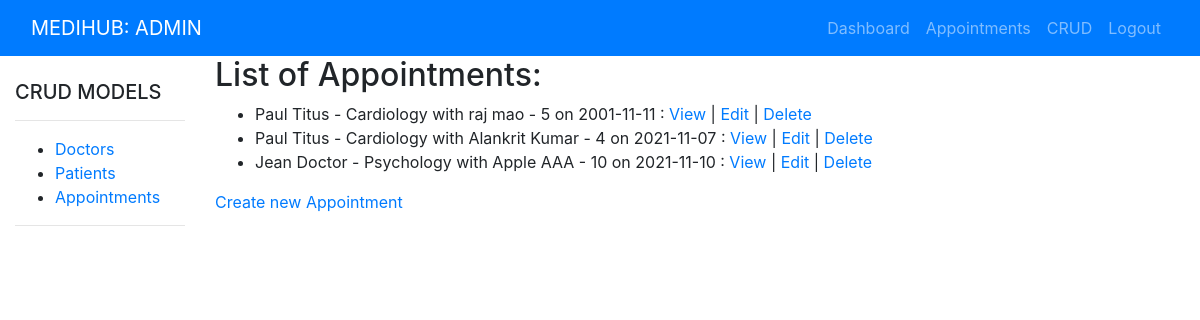
Before: /adminapp/crud/appointments/ (signed in) with the older database file.
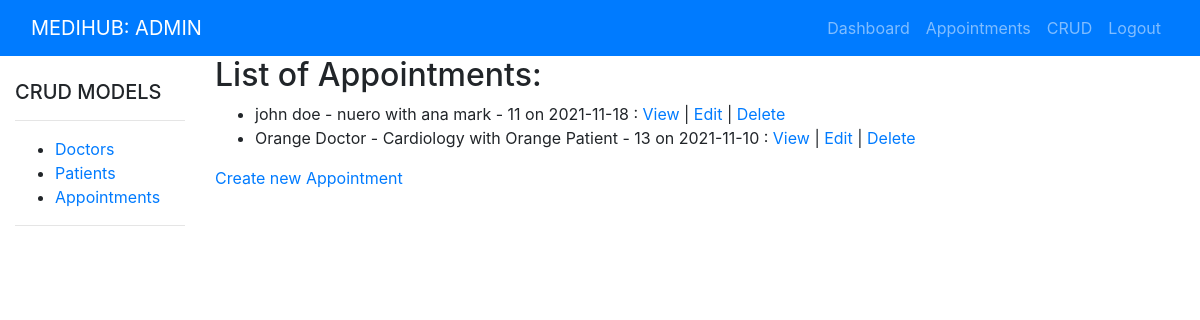
After: the same page with the newer database file.
### hospital/models.py (models this page shows)
class Appointment(models.Model):
    doctor = models.ForeignKey(Doctor, on_delete=models.CASCADE, null=True, blank=True)
    patient = models.ForeignKey(Patient, on_delete=models.CASCADE, null=True, blank=True)
    date = models.DateField(null=True, blank=True)
    time = models.TimeField(null=True, blank=True)
    details = models.TextField(max_length=1000, null=True, blank=True)
    confirmed = models.BooleanField(default=False)
    completed = models.BooleanField(default=False)
    def __str__(self):
        return f'{self.doctor} with {self.patient} on {self.date}'

class Doctor(models.Model):
    GENDER_CHOICES = [
        ('M', 'Male'),
        ('F', 'Female'),
        ('X', 'Other'),
    ]
    user = models.OneToOneField(User, on_delete=models.CASCADE, null=True, blank=True)
    first_name = models.CharField(max_length=50, null=True, blank=True)
    last_name = models.CharField(max_length=50, null=True, blank=True)
    gender = models.CharField(max_length=1, choices=GENDER_CHOICES, null=True, blank=True)
    dob = models.DateField(null=True, blank=True)
    department = models.CharField(max_length=50, null=True, blank=True)
    phone = models.CharField(max_length=10, null=True, blank=True)
    address = models.TextField(max_length=400, null=True, blank=True)
    email = models.CharField(max_length=100, null=True, blank=True)
    salary_in_rs = models.IntegerField(null=True, blank=True)
    schedule = models.TextField(max_length=1000, null=True, blank=True)
    def __str__(self):
        return f'{self.first_name} {self.last_name} - {self.department}'

class Patient(models.Model):
    GENDER_CHOICES = [
        ('M', 'Male'),
        ('F', 'Female'),
        ('X', 'Other'),
    ]
    user = models.OneToOneField(User, on_delete=models.CASCADE, null=True, blank=True)
    first_name = models.CharField(max_length=50, null=True, blank=True)
    last_name = models.CharField(max_length=50, null=True, blank=True)
    gender = models.CharField(max_length=1, choices=GENDER_CHOICES, null=True, blank=True)
    dob = models.DateField(null=True, blank=True)
    phone = models.CharField(max_length=10, null=True, blank=True)
    address = models.TextField(max_length=400, null=True, blank=True)
    email = models.CharField(max_length=100, null=True, blank=True)
    def __str__(self):
        return f'{self.first_name} {self.last_name} - {self.id}'

### adminapp/views.py (the view)
# urls.py: path('crud/appointments/', views.appointmentListView, name='appointment-list'),
@login_required(login_url='admin-login')
def appointmentListView(request):
    appointmentList = Appointment.objects.all()
    context = {
        'list_of_appointments': appointmentList,
    }
    return render(request, 'adminapp/appointment_list.html', context)

### adminapp/templates/adminapp/appointment_list.html
{% extends 'adminapp/crud_index.html' %}
{% block main %}
<h2>List of Appointments:</h2>
<ul>
    {% for appointment in list_of_appointments %}
    <li>{{appointment}} :
        <a href="{% url 'appointment-detail' appointment.id %}">View</a> |
        <a href="{% url 'edit-appointment' appointment.id %}">Edit</a> |
        <a href="{% url 'delete-appointment' appointment.id %}">Delete</a>
    </li>
    {% endfor %}
</ul>
<p><a href="{% url 'create-appointment' %}">Create new Appointment</a></p>
{% endblock %}

Changed rows visible on the page:
removed Appointment: doctor+patient+date "Paul Titus - Cardiology with raj mao - 5 on 2001-11-11"
removed Appointment: doctor+patient+date "Paul Titus - Cardiology with Alankrit Kumar - 4 on 2021-11-07"
removed Appointment: doctor+patient+date "Jean Doctor - Psychology with Apple AAA - 10 on 2021-11-10"
added Appointment: doctor+patient+date "john doe - nuero with ana mark - 11 on 2021-11-18"
added Appointment: doctor+patient+date "Orange Doctor - Cardiology with Orange Patient - 13 on 2021-11-10"
